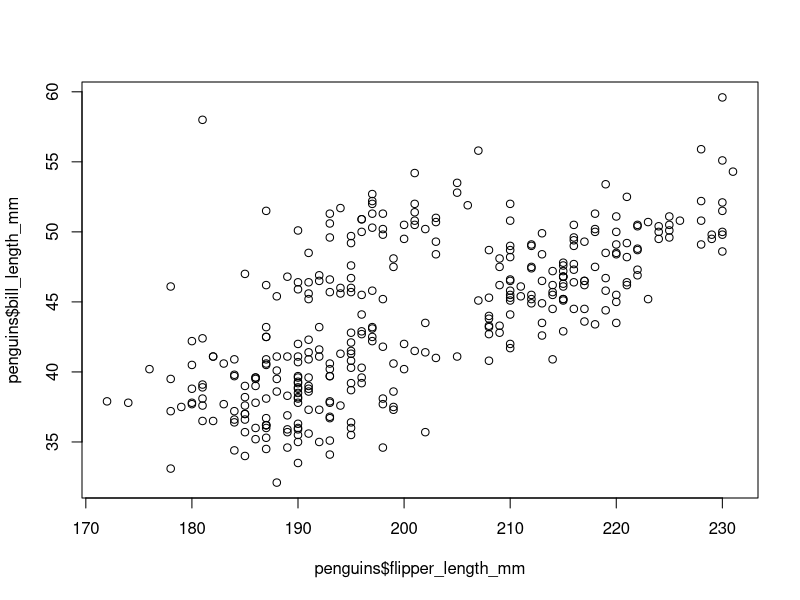
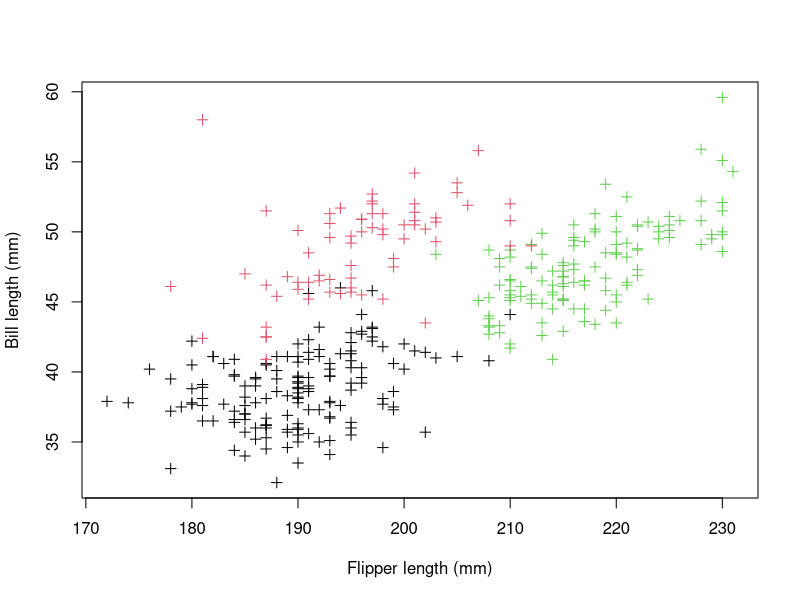
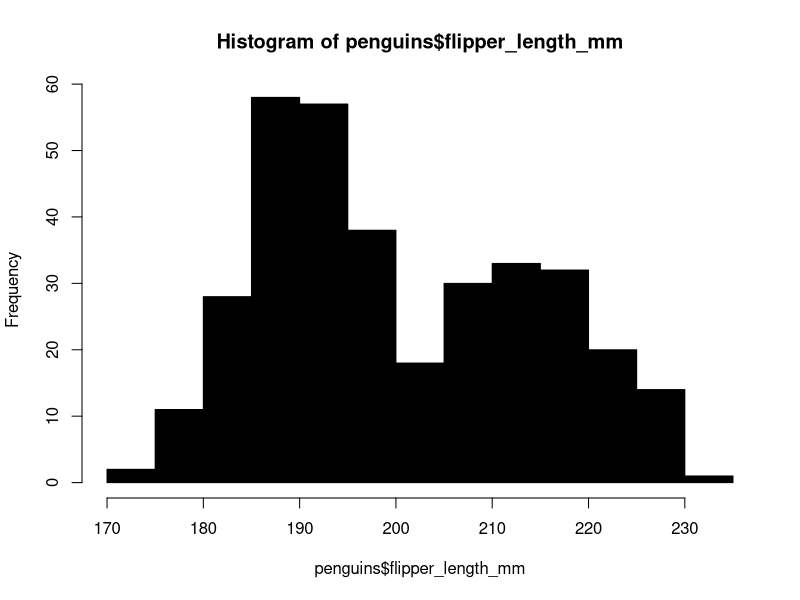

These figures' R source, in order:
## ---- chunk 1
library(palmerpenguins)
library(ggplot2)
data(package = 'palmerpenguins')
## ---- chunk 2
head(penguins)

## ---- chunk 3
plot(penguins$flipper_length_mm, penguins$bill_length_mm)
## ---- chunk 4
plot(penguins$flipper_length_mm, penguins$bill_length_mm, col=penguins$species,
     ylab = "Bill length (mm)",
     xlab = "Flipper length (mm)",
     pch = 3)

## ---- chunk 5
hist(penguins$flipper_length_mm, col=penguins$species)
